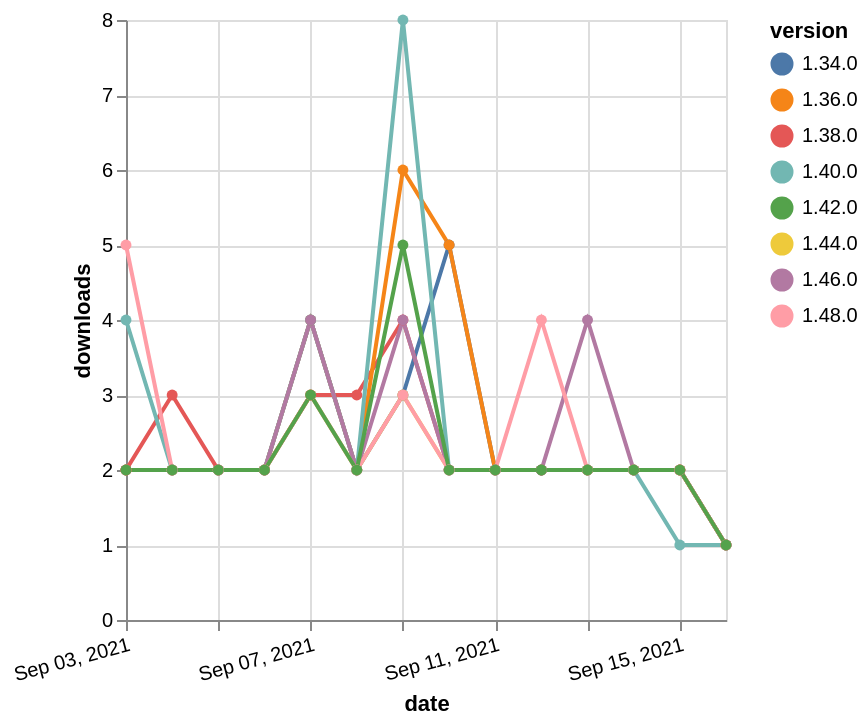

Describe this chart as a Vega-Lite specification.
### Vega-Lite specification from a JSON file in a GitHub repository (floating-point values rounded to 4 significant figures)
{"$schema": "https://vega.github.io/schema/vega-lite/v5.json", "description": "A simple bar chart with embedded data.", "data": {"values": [{"date": "2021-09-03", "total": 2422, "delta": 2, "version": "1.34.0"}, {"date": "2021-09-04", "total": 2424, "delta": 2, "version": "1.34.0"}, {"date": "2021-09-05", "total": 2426, "delta": 2, "version": "1.34.0"}, {"date": "2021-09-06", "total": 2428, "delta": 2, "version": "1.34.0"}, {"date": "2021-09-07", "total": 2432, "delta": 4, "version": "1.34.0"}, {"date": "2021-09-08", "total": 2434, "delta": 2, "version": "1.34.0"}, {"date": "2021-09-09", "total": 2437, "delta": 3, "version": "1.34.0"}, {"date": "2021-09-10", "total": 2442, "delta": 5, "version": "1.34.0"}, {"date": "2021-09-11", "total": 2444, "delta": 2, "version": "1.34.0"}, {"date": "2021-09-12", "total": 2446, "delta": 2, "version": "1.34.0"}, {"date": "2021-09-13", "total": 2448, "delta": 2, "version": "1.34.0"}, {"date": "2021-09-14", "total": 2450, "delta": 2, "version": "1.34.0"}, {"date": "2021-09-15", "total": 2452, "delta": 2, "version": "1.34.0"}, {"date": "2021-09-16", "total": 2453, "delta": 1, "version": "1.34.0"}, {"date": "2021-09-03", "total": 1047, "delta": 2, "version": "1.44.0"}, {"date": "2021-09-04", "total": 1049, "delta": 2, "version": "1.44.0"}, {"date": "2021-09-05", "total": 1051, "delta": 2, "version": "1.44.0"}, {"date": "2021-09-06", "total": 1053, "delta": 2, "version": "1.44.0"}, {"date": "2021-09-07", "total": 1056, "delta": 3, "version": "1.44.0"}, {"date": "2021-09-08", "total": 1058, "delta": 2, "version": "1.44.0"}, {"date": "2021-09-09", "total": 1061, "delta": 3, "version": "1.44.0"}, {"date": "2021-09-10", "total": 1063, "delta": 2, "version": "1.44.0"}, {"date": "2021-09-11", "total": 1065, "delta": 2, "version": "1.44.0"}, {"date": "2021-09-12", "total": 1067, "delta": 2, "version": "1.44.0"}, {"date": "2021-09-13", "total": 1069, "delta": 2, "version": "1.44.0"}, {"date": "2021-09-14", "total": 1071, "delta": 2, "version": "1.44.0"}, {"date": "2021-09-15", "total": 1073, "delta": 2, "version": "1.44.0"}, {"date": "2021-09-16", "total": 1074, "delta": 1, "version": "1.44.0"}, {"date": "2021-09-03", "total": 2083, "delta": 2, "version": "1.38.0"}, {"date": "2021-09-04", "total": 2086, "delta": 3, "version": "1.38.0"}, {"date": "2021-09-05", "total": 2088, "delta": 2, "version": "1.38.0"}, {"date": "2021-09-06", "total": 2090, "delta": 2, "version": "1.38.0"}, {"date": "2021-09-07", "total": 2093, "delta": 3, "version": "1.38.0"}, {"date": "2021-09-08", "total": 2096, "delta": 3, "version": "1.38.0"}, {"date": "2021-09-09", "total": 2100, "delta": 4, "version": "1.38.0"}, {"date": "2021-09-10", "total": 2102, "delta": 2, "version": "1.38.0"}, {"date": "2021-09-11", "total": 2104, "delta": 2, "version": "1.38.0"}, {"date": "2021-09-12", "total": 2106, "delta": 2, "version": "1.38.0"}, {"date": "2021-09-13", "total": 2108, "delta": 2, "version": "1.38.0"}, {"date": "2021-09-14", "total": 2110, "delta": 2, "version": "1.38.0"}, {"date": "2021-09-15", "total": 2112, "delta": 2, "version": "1.38.0"}, {"date": "2021-09-16", "total": 2113, "delta": 1, "version": "1.38.0"}, {"date": "2021-09-03", "total": 2608, "delta": 2, "version": "1.36.0"}, {"date": "2021-09-04", "total": 2610, "delta": 2, "version": "1.36.0"}, {"date": "2021-09-05", "total": 2612, "delta": 2, "version": "1.36.0"}, {"date": "2021-09-06", "total": 2614, "delta": 2, "version": "1.36.0"}, {"date": "2021-09-07", "total": 2618, "delta": 4, "version": "1.36.0"}, {"date": "2021-09-08", "total": 2620, "delta": 2, "version": "1.36.0"}, {"date": "2021-09-09", "total": 2626, "delta": 6, "version": "1.36.0"}, {"date": "2021-09-10", "total": 2631, "delta": 5, "version": "1.36.0"}, {"date": "2021-09-11", "total": 2633, "delta": 2, "version": "1.36.0"}, {"date": "2021-09-12", "total": 2635, "delta": 2, "version": "1.36.0"}, {"date": "2021-09-13", "total": 2637, "delta": 2, "version": "1.36.0"}, {"date": "2021-09-14", "total": 2639, "delta": 2, "version": "1.36.0"}, {"date": "2021-09-15", "total": 2641, "delta": 2, "version": "1.36.0"}, {"date": "2021-09-16", "total": 2642, "delta": 1, "version": "1.36.0"}, {"date": "2021-09-03", "total": 2001, "delta": 4, "version": "1.40.0"}, {"date": "2021-09-04", "total": 2003, "delta": 2, "version": "1.40.0"}, {"date": "2021-09-05", "total": 2005, "delta": 2, "version": "1.40.0"}, {"date": "2021-09-06", "total": 2007, "delta": 2, "version": "1.40.0"}, {"date": "2021-09-07", "total": 2011, "delta": 4, "version": "1.40.0"}, {"date": "2021-09-08", "total": 2013, "delta": 2, "version": "1.40.0"}, {"date": "2021-09-09", "total": 2021, "delta": 8, "version": "1.40.0"}, {"date": "2021-09-10", "total": 2023, "delta": 2, "version": "1.40.0"}, {"date": "2021-09-11", "total": 2025, "delta": 2, "version": "1.40.0"}, {"date": "2021-09-12", "total": 2027, "delta": 2, "version": "1.40.0"}, {"date": "2021-09-13", "total": 2029, "delta": 2, "version": "1.40.0"}, {"date": "2021-09-14", "total": 2031, "delta": 2, "version": "1.40.0"}, {"date": "2021-09-15", "total": 2032, "delta": 1, "version": "1.40.0"}, {"date": "2021-09-16", "total": 2033, "delta": 1, "version": "1.40.0"}, {"date": "2021-09-03", "total": 737, "delta": 2, "version": "1.46.0"}, {"date": "2021-09-04", "total": 739, "delta": 2, "version": "1.46.0"}, {"date": "2021-09-05", "total": 741, "delta": 2, "version": "1.46.0"}, {"date": "2021-09-06", "total": 743, "delta": 2, "version": "1.46.0"}, {"date": "2021-09-07", "total": 747, "delta": 4, "version": "1.46.0"}, {"date": "2021-09-08", "total": 749, "delta": 2, "version": "1.46.0"}, {"date": "2021-09-09", "total": 753, "delta": 4, "version": "1.46.0"}, {"date": "2021-09-10", "total": 755, "delta": 2, "version": "1.46.0"}, {"date": "2021-09-11", "total": 757, "delta": 2, "version": "1.46.0"}, {"date": "2021-09-12", "total": 759, "delta": 2, "version": "1.46.0"}, {"date": "2021-09-13", "total": 763, "delta": 4, "version": "1.46.0"}, {"date": "2021-09-14", "total": 765, "delta": 2, "version": "1.46.0"}, {"date": "2021-09-15", "total": 767, "delta": 2, "version": "1.46.0"}, {"date": "2021-09-16", "total": 768, "delta": 1, "version": "1.46.0"}, {"date": "2021-09-03", "total": 237, "delta": 5, "version": "1.48.0"}, {"date": "2021-09-04", "total": 239, "delta": 2, "version": "1.48.0"}, {"date": "2021-09-05", "total": 241, "delta": 2, "version": "1.48.0"}, {"date": "2021-09-06", "total": 243, "delta": 2, "version": "1.48.0"}, {"date": "2021-09-07", "total": 246, "delta": 3, "version": "1.48.0"}, {"date": "2021-09-08", "total": 248, "delta": 2, "version": "1.48.0"}, {"date": "2021-09-09", "total": 251, "delta": 3, "version": "1.48.0"}, {"date": "2021-09-10", "total": 253, "delta": 2, "version": "1.48.0"}, {"date": "2021-09-11", "total": 255, "delta": 2, "version": "1.48.0"}, {"date": "2021-09-12", "total": 259, "delta": 4, "version": "1.48.0"}, {"date": "2021-09-13", "total": 261, "delta": 2, "version": "1.48.0"}, {"date": "2021-09-14", "total": 263, "delta": 2, "version": "1.48.0"}, {"date": "2021-09-15", "total": 265, "delta": 2, "version": "1.48.0"}, {"date": "2021-09-16", "total": 266, "delta": 1, "version": "1.48.0"}, {"date": "2021-09-03", "total": 1501, "delta": 2, "version": "1.42.0"}, {"date": "2021-09-04", "total": 1503, "delta": 2, "version": "1.42.0"}, {"date": "2021-09-05", "total": 1505, "delta": 2, "version": "1.42.0"}, {"date": "2021-09-06", "total": 1507, "delta": 2, "version": "1.42.0"}, {"date": "2021-09-07", "total": 1510, "delta": 3, "version": "1.42.0"}, {"date": "2021-09-08", "total": 1512, "delta": 2, "version": "1.42.0"}, {"date": "2021-09-09", "total": 1517, "delta": 5, "version": "1.42.0"}, {"date": "2021-09-10", "total": 1519, "delta": 2, "version": "1.42.0"}, {"date": "2021-09-11", "total": 1521, "delta": 2, "version": "1.42.0"}, {"date": "2021-09-12", "total": 1523, "delta": 2, "version": "1.42.0"}, {"date": "2021-09-13", "total": 1525, "delta": 2, "version": "1.42.0"}, {"date": "2021-09-14", "total": 1527, "delta": 2, "version": "1.42.0"}, {"date": "2021-09-15", "total": 1529, "delta": 2, "version": "1.42.0"}, {"date": "2021-09-16", "total": 1530, "delta": 1, "version": "1.42.0"}]}, "width": "container", "mark": {"type": "line", "point": {"filled": true}}, "encoding": {"x": {"field": "date", "type": "temporal", "timeUnit": "yearmonthdate", "title": "date", "axis": {"labelAngle": -15}}, "y": {"field": "delta", "type": "quantitative", "title": "downloads"}, "color": {"field": "version", "type": "nominal"}, "tooltip": {"field": "delta"}}}
